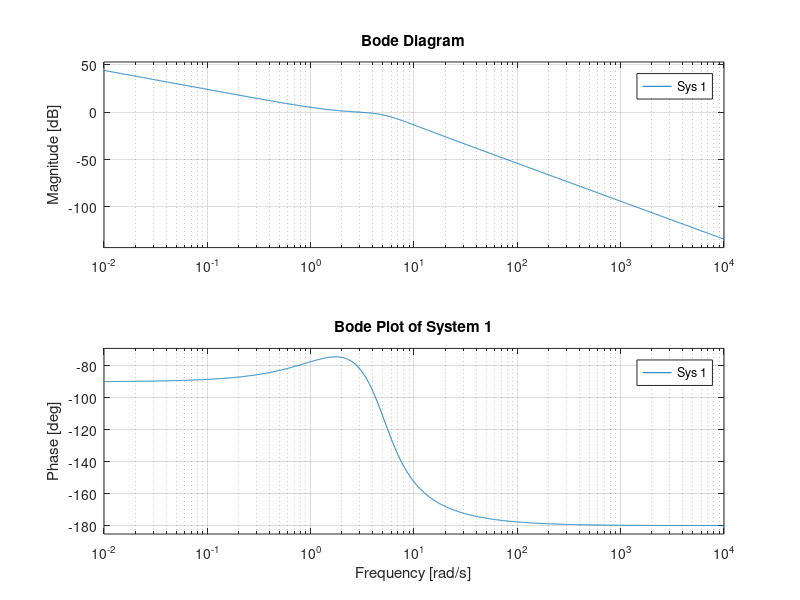
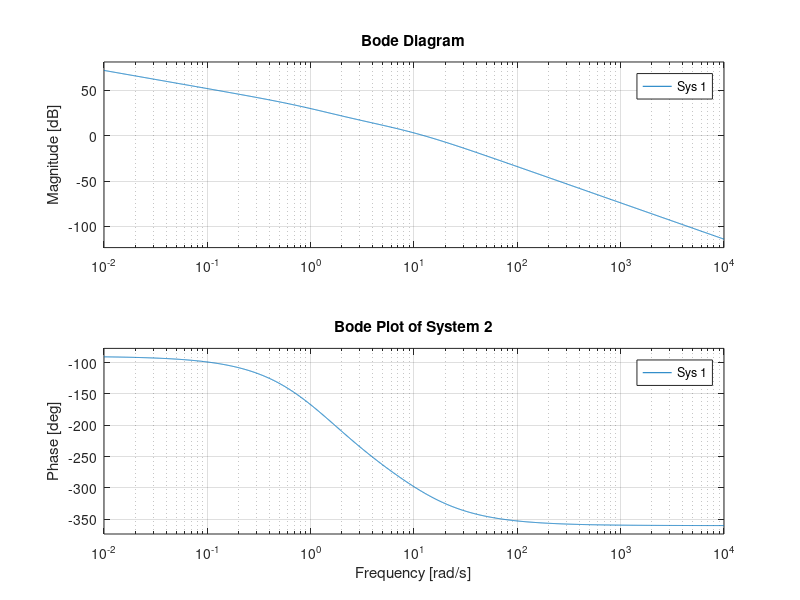
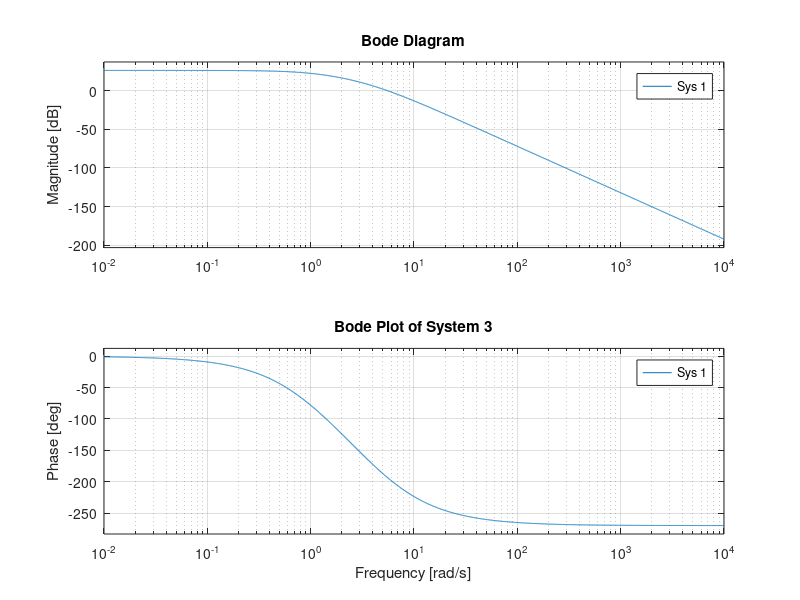
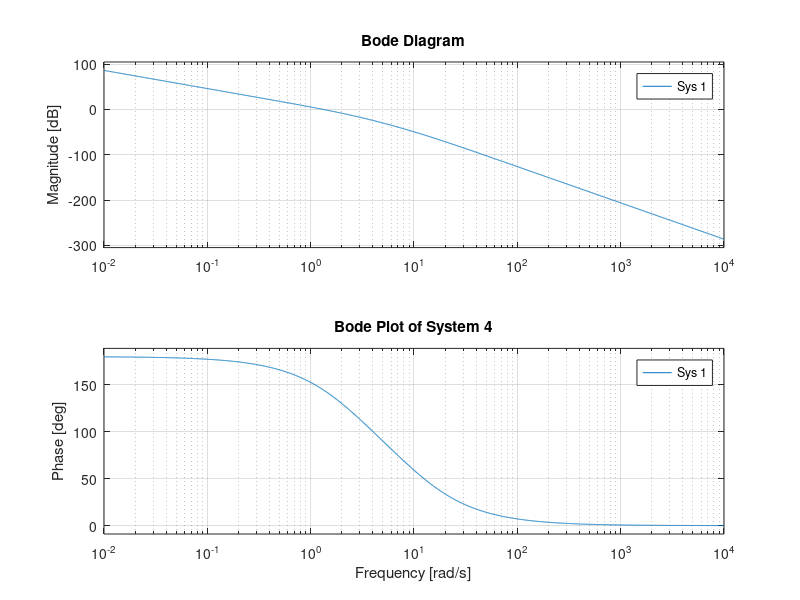

MATLAB code to generate these figures, in order:
clear; clc; close all;
s = tf('s');

G1 = 20*(s+2) / ( s*(s^2 + 6*s + 25) );
G2 = 40*(1 - 0.5*s) / ( s*(1+s)*(1+0.1*s) );
G3 = 20 / ( (1+0.2*s)*(1+0.4*s)*(1+s) );
G4 = 2 / ( s^2*(1+0.1*s)*(1+0.4*s) );

G = {G1,G2,G3,G4};

w = logspace(-2, 4, 2500);

for i = 1:4
    figure;
    bode(G{i}, w);
    grid on;
    title(['Bode Plot of System ', num2str(i)]);
end
